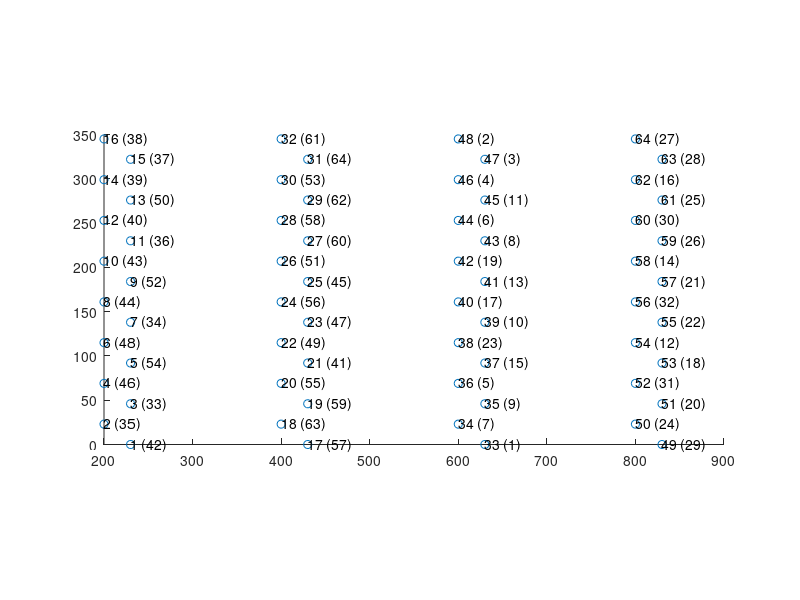
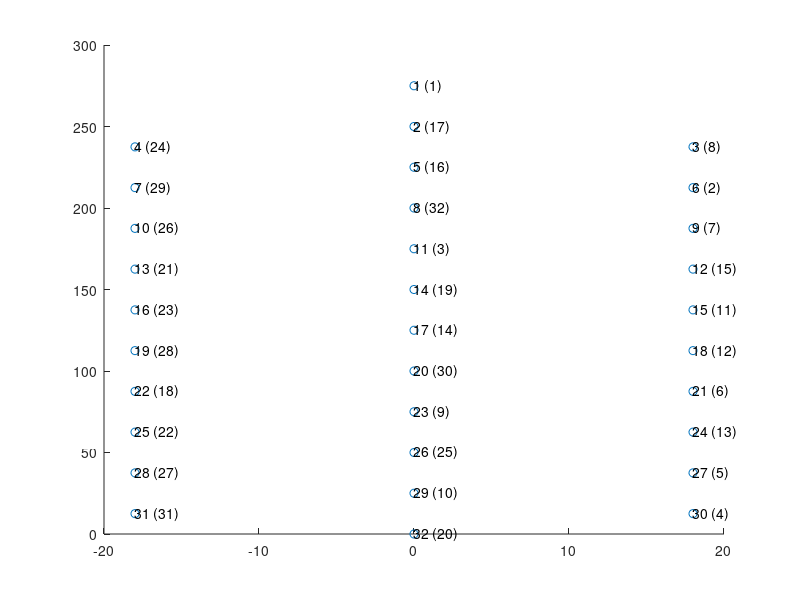
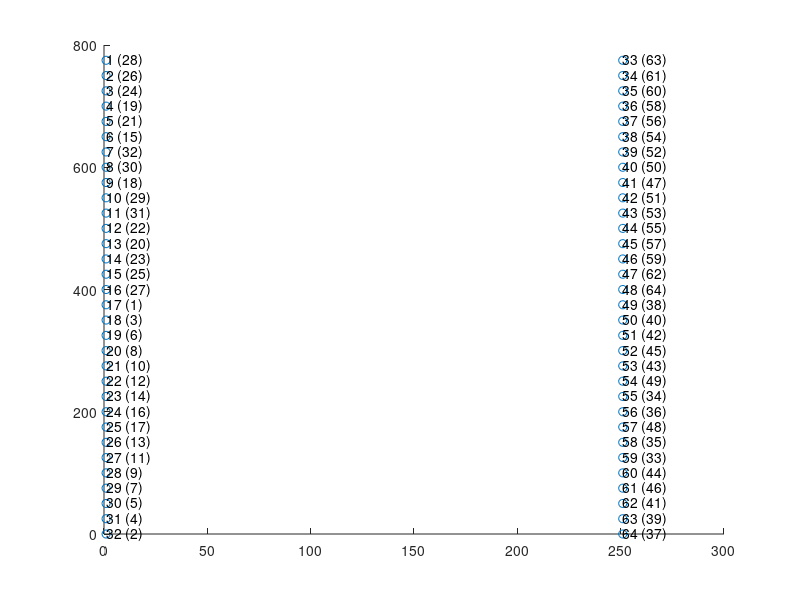

The MATLAB script that drew these images, in order:
%% GENERATE MAPS FOR KILOSORT (I THINK THIS IS FOR VISUALIZATION PURPOSES ONLY)




%% NeuronexusA4x16-Poly2, intan

kiloSortInds = [6 8 10 12 14 16 4 2 1 3 15 13 11 9 7 5 22 24 26 28 30 32 20 18 17 19 31 29 27 25 23 21 38 40 42 44 46 48 36 34 33 35 47 45 43 41 39 37 54 56 58 60 62 64 52 50 49 51 63 61 59 57 55 53];
intanInds = [47 43 42 39 38 37 45 34 41 32 36 49 35 51 33 53 48 55 50 57 52 60 54 62 56 58 63 61 59 44 46 40 22 16 18 5 3 1 4 6 0 8 2 10 7 12 9 14 11 31 13 29 15 26 30 23 28 19 27 24 25 20 21 17] + 1;
channelNum_OpenEphys = [42 35 33 46 54 48 34 44 52 43 36 40 50 39 37 38 57 63 59 55 41 49 47 56 45 51 60 58 62 53 64 61 1 7 9 5 15 23 10 17 13 19 8 6 11 4 3 2 29 24 20 31 18 12 22 32 21 14 26 30 25 16 28 27];

% get desired site locations map
shankSeparation = 200;
siteLocations = nan(16, 2); % start with one shank, then replicate after
siteLocations(2:2:16,:) = cat(2, zeros(8,1), (0:46:46*7)'+23); % first column of leftmost shank
siteLocations(1:2:15,:) = cat(2, ones(8,1)*30, (0:46:46*7)'); % second column of leftmost shank

siteLocations = repmat(siteLocations,4,1);
siteLocations(:,1) = siteLocations(:,1) + repelem(1:4,16)'.*shankSeparation;


% apply channel mapping to site locations
siteLocationsRemapped = nan(size(siteLocations));
for i = 1:64
    shankLocation = siteLocations(kiloSortInds(i),:);
    siteLocationsRemapped(intanInds(i),:) = shankLocation;
end

% visualize final mapping results
close all; figure('Position', [134 119 1595 807]);
scatter(siteLocations(:,1), siteLocations(:,2))
for i = 1:size(siteLocations,1)
    text(siteLocations(i,1), siteLocations(i,2), [num2str(i) ' (' num2str(intanInds(kiloSortInds==i)) ')'])
end
daspect([1 1 1])


Nchannels = 64;
connected = true(Nchannels, 1);
chanMap   = 1:Nchannels;
chanMap0ind = chanMap - 1;
xcoords   = siteLocationsRemapped(:,1);
ycoords   = siteLocationsRemapped(:,2);
kcoords_1   = repmat(1, 16, 1);
kcoords_2   = repmat(2, 16, 1);
kcoords_3   = repmat(3, 16, 1);
kcoords_4   = repmat(4, 16, 1);
kcoords = [kcoords_1; kcoords_2; kcoords_3; kcoords_4]; % grouping of channels (i.e. tetrode groups)
% grouping of channels (i.e. tetrode groups)
fs = 30000; % sampling frequency


% probe BDFD // original mapping
save('Z:\obstacleData\ephys\channelMaps\kilosort\BDFD.mat', ...
    'chanMap','connected', 'xcoords', 'ycoords', 'kcoords', 'chanMap0ind', 'fs')

% probe BDFD // after right most shank broken
connected([27 16 30 14 32 12 31 24 28 25 26 21 22 18 20 29]) = false;
save('Z:\obstacleData\ephys\channelMaps\kilosort\BDFD2.mat', ...
    'chanMap','connected', 'xcoords', 'ycoords', 'kcoords', 'chanMap0ind', 'channelNum_OpenEphys', 'fs')


%% NeuronexusA1x32Poly3, intan

neuro = [23 25 27 29 31 19 17 21 11 15 13 1 3 5 7 9;
         24 26 28 30 32 20 18 22 12 16 14 2 4 6 8 10];

intan = [23 22 21 20 19 18 17 16 15 14 13 12 11 10 9 8;
         24 25 26 27 28 29 30 31 0 1 2 3 4 5 6 7];
intan = intan+1;
intan = fliplr(intan);


connectorInds = [16 6 5 15 4 7 3 8 2 9 1 10 14 13 12 11 22 21 20 19 23 25 24 18 26 17 27 29 28 31 30 32];
kiloSortInds = [31 28 25 22 19 16 13 10 7 4 32 26 20 14 8 2 1 5 11 17 23 29 3 6 9 12 15 18 21 24 27 30];
intanInds = intan(arrayfun(@(x) find(neuro==x), connectorInds));

% get desired site locations map
siteLocations = nan(32, 2);
siteLocations(4:3:31, :) = cat(2, ones(10,1)*-18, fliplr(12.5 : 25 : (12.5+25*9))'); % xy values for left column
siteLocations([1 2:3:32], :) = cat(2, zeros(12,1), fliplr(0 : 25 : (25*11))'); % xy values for right column
siteLocations(3:3:30, :) = cat(2, ones(10,1)*18, fliplr(12.5 : 25 : (12.5+25*9))'); % xy values for right column


% apply channel mapping to site locations
siteLocationsRemapped = nan(size(siteLocations));
for i = 1:32
    shankLocation = siteLocations(kiloSortInds(i),:);
    siteLocationsRemapped(intanInds(i),:) = shankLocation;
end

% visualize final mapping results
close all; figure('Position', [134 119 400 807]);
scatter(siteLocations(:,1), siteLocations(:,2))
for i = 1:size(siteLocations,1)
    text(siteLocations(i,1), siteLocations(i,2), [num2str(i) ' (' num2str(intanInds(kiloSortInds==i)) ')'])
end


Nchannels = 32;
connected = true(Nchannels, 1);
chanMap   = 1:Nchannels;
chanMap0ind = chanMap - 1;
xcoords   = siteLocationsRemapped(:,1);
ycoords   = siteLocationsRemapped(:,2);
kcoords   = ones(Nchannels,1); % grouping of channels (i.e. tetrode groups)
fs = 30000; % sampling frequency

% probe C6CE
save('Z:\obstacleData\ephys\channelMaps\kilosort\C6CE.mat', ...
    'chanMap','connected', 'xcoords', 'ycoords', 'kcoords', 'chanMap0ind', 'fs')

% probe D55F // nine sites defective?
connected([18 28 14 9 10 2 7 15 11]) = false;
save('Z:\obstacleData\ephys\channelMaps\kilosort\D55F.mat', ...
    'chanMap','connected', 'xcoords', 'ycoords', 'kcoords', 'chanMap0ind', 'fs')

%% NeuroCambridge ASSY-H2 (32 channel per shank*2)

% channelNum_OpenEphys is the order of openephys output .continuous files reflecting the
% real physical location of the sites on the probe. First 32 is shankA and
% 33-64 is shankB (refer to the cambridge neurotech map instruction)..
channelNum_OpenEphys = [28 26 24 19 21 15 32 30 18 29 31 22 20 23 25 27 1 3 6 8 10 12 14 16 17 13 11 9 7 5 4 2 63 61 60 58 56 54 52 50 47 51 53 55 57 59 62 64 38 40 42 45 43 49 34 36 48 35 33 44 46 41 39 37];
                    
channelNum_OpenEphys_shank1 = [28 26 24 19 21 15 32 30 18 29 31 22 20 23 25 27 1 3 6 8 10 12 14 16 17 13 11 9 7 5 4 2 ];
channelNum_OpenEphys_shank2 = [63 61 60 58 56 54 52 50 47 51 53 55 57 59 62 64 38 40 42 45 43 49 34 36 48 35 33 44 46 41 39 37];

y = [775:-25:0]'; % y coordinates for both shanks.
x_shank1 = repmat(1, 32, 1); % x coordinates for shankA.
x_shank2 = repmat(251, 32, 1); % x coordinates for shankB.
x = [x_shank1 x_shank2]; % x coordinates for both shanks.
sitaLocation_shank1 = [x_shank1 y];
siteLocation_shank2 = [x_shank2 y];
siteLocation = [sitaLocation_shank1; siteLocation_shank2]; % xy coordinates for both shanks.

% plot the probe channel map
figure;
scatter(siteLocation(:,1), siteLocation(:,2))
for i = 1:size(siteLocation,1)
    text(siteLocation(i,1), siteLocation(i,2), [num2str(i) ' (' num2str(channelNum_OpenEphys(i)) ')']) 
end

% save the channel map for kilosort
kccords_shank1 = ones(32, 1); 
kccords_shank2 = repmat(2, 32, 1); 

Nchannels = 64; 
connected = true(Nchannels, 1); 
chanMap = 1:Nchannels; 
chanMap0ind = chanMap - 1; 

for i = 1:64
    temp = find(channelNum_OpenEphys == i);
    xcoords(i) = siteLocation(temp, 1);
    ycoords(i) = siteLocation(temp, 2);
end

xcoords = xcoords';
ycoords = ycoords';

kcoords   = [kccords_shank1; kccords_shank2]; % grouping of channels (i.e. tetrode groups)
fs = 30000; % sampling frequency

% probe ASSY77
save('Z:\obstacleData\ephys\channelMaps\kilosort\ASSY77.mat', ...
    'chanMap','channelNum_OpenEphys','connected', 'xcoords', 'ycoords', 'kcoords', 'chanMap0ind', 'fs')
